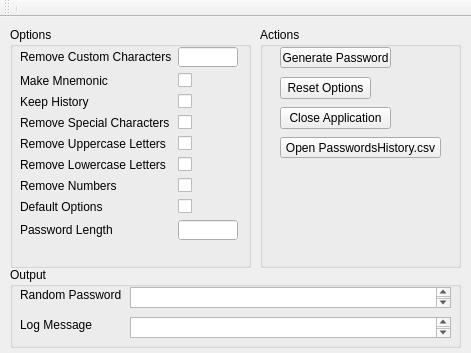
<?xml version="1.0" encoding="UTF-8"?>
<ui version="4.0">
 <class>MainWindow</class>
 <widget class="QMainWindow" name="MainWindow">
  <property name="enabled">
   <bool>true</bool>
  </property>
  <property name="geometry">
   <rect>
    <x>0</x>
    <y>0</y>
    <width>471</width>
    <height>353</height>
   </rect>
  </property>
  <property name="windowTitle">
   <string notr="true">minipass</string>
  </property>
  <property name="toolButtonStyle">
   <enum>Qt::ToolButtonStyle::ToolButtonTextOnly</enum>
  </property>
  <property name="animated">
   <bool>true</bool>
  </property>
  <property name="documentMode">
   <bool>false</bool>
  </property>
  <property name="unifiedTitleAndToolBarOnMac">
   <bool>false</bool>
  </property>
  <widget class="QWidget" name="centralwidget">
   <widget class="QGroupBox" name="groupBoxOptions">
    <property name="geometry">
     <rect>
      <x>10</x>
      <y>10</y>
      <width>241</width>
      <height>241</height>
     </rect>
    </property>
    <property name="title">
     <string>Options</string>
    </property>
    <widget class="QWidget" name="formLayoutWidget">
     <property name="geometry">
      <rect>
       <x>10</x>
       <y>20</y>
       <width>221</width>
       <height>211</height>
      </rect>
     </property>
     <layout class="QFormLayout" name="formLayout">
      <property name="rowWrapPolicy">
       <enum>QFormLayout::RowWrapPolicy::WrapLongRows</enum>
      </property>
      <item row="0" column="0">
       <widget class="QLabel" name="LabelRemoveCustomCharacters">
        <property name="text">
         <string>Remove Custom Characters</string>
        </property>
       </widget>
      </item>
      <item row="0" column="1">
       <widget class="QLineEdit" name="LineEditPasswordLength">
        <property name="sizePolicy">
         <sizepolicy hsizetype="Expanding" vsizetype="Fixed">
          <horstretch>0</horstretch>
          <verstretch>0</verstretch>
         </sizepolicy>
        </property>
        <property name="maximumSize">
         <size>
          <width>60</width>
          <height>20</height>
         </size>
        </property>
        <property name="contextMenuPolicy">
         <enum>Qt::ContextMenuPolicy::DefaultContextMenu</enum>
        </property>
        <property name="autoFillBackground">
         <bool>true</bool>
        </property>
       </widget>
      </item>
      <item row="1" column="0">
       <widget class="QLabel" name="LabelMakeMnemonic">
        <property name="text">
         <string>Make Mnemonic</string>
        </property>
       </widget>
      </item>
      <item row="1" column="1">
       <widget class="QCheckBox" name="checkBoxMakeMnemonic">
        <property name="text">
         <string/>
        </property>
       </widget>
      </item>
      <item row="2" column="0">
       <widget class="QLabel" name="LabelKeepHistory">
        <property name="text">
         <string>Keep History</string>
        </property>
       </widget>
      </item>
      <item row="2" column="1">
       <widget class="QCheckBox" name="checkBoxKeepHistory">
        <property name="text">
         <string/>
        </property>
       </widget>
      </item>
      <item row="3" column="0">
       <widget class="QLabel" name="LabelRemoveSpecialCharacters">
        <property name="text">
         <string>Remove Special Characters</string>
        </property>
       </widget>
      </item>
      <item row="3" column="1">
       <widget class="QCheckBox" name="checkBoxRemoveSpecialCharacters">
        <property name="text">
         <string/>
        </property>
       </widget>
      </item>
      <item row="4" column="0">
       <widget class="QLabel" name="LabelRemoveUppercaseLetters">
        <property name="text">
         <string>Remove Uppercase Letters</string>
        </property>
       </widget>
      </item>
      <item row="4" column="1">
       <widget class="QCheckBox" name="checkBoxRemoveUppercaseLetters">
        <property name="text">
         <string/>
        </property>
       </widget>
      </item>
      <item row="5" column="0">
       <widget class="QLabel" name="LabelRemoveLowercaseLetters">
        <property name="text">
         <string>Remove Lowercase Letters</string>
        </property>
       </widget>
      </item>
      <item row="5" column="1">
       <widget class="QCheckBox" name="checkBoxRemoveLowercaseLetters">
        <property name="text">
         <string/>
        </property>
       </widget>
      </item>
      <item row="6" column="0">
       <widget class="QLabel" name="LabelRemoveNumbers">
        <property name="text">
         <string>Remove Numbers</string>
        </property>
       </widget>
      </item>
      <item row="6" column="1">
       <widget class="QCheckBox" name="checkBoxRemoveNumbers">
        <property name="text">
         <string/>
        </property>
       </widget>
      </item>
      <item row="7" column="0">
       <widget class="QLabel" name="LabelDefaultOptions">
        <property name="text">
         <string>Default Options</string>
        </property>
       </widget>
      </item>
      <item row="7" column="1">
       <widget class="QCheckBox" name="checkBoxDefaultOptions">
        <property name="text">
         <string/>
        </property>
       </widget>
      </item>
      <item row="8" column="0">
       <widget class="QLabel" name="LabelPasswordLength">
        <property name="text">
         <string>Password Length</string>
        </property>
       </widget>
      </item>
      <item row="8" column="1">
       <widget class="QLineEdit" name="LineEditRemoveCustomCharacters">
        <property name="sizePolicy">
         <sizepolicy hsizetype="Fixed" vsizetype="Fixed">
          <horstretch>0</horstretch>
          <verstretch>0</verstretch>
         </sizepolicy>
        </property>
        <property name="maximumSize">
         <size>
          <width>60</width>
          <height>20</height>
         </size>
        </property>
        <property name="autoFillBackground">
         <bool>true</bool>
        </property>
       </widget>
      </item>
     </layout>
    </widget>
   </widget>
   <widget class="QGroupBox" name="groupBoxOutput">
    <property name="geometry">
     <rect>
      <x>10</x>
      <y>250</y>
      <width>451</width>
      <height>81</height>
     </rect>
    </property>
    <property name="title">
     <string>Output</string>
    </property>
    <widget class="QPlainTextEdit" name="plainTextEditRandomPassword">
     <property name="geometry">
      <rect>
       <x>120</x>
       <y>20</y>
       <width>321</width>
       <height>21</height>
      </rect>
     </property>
    </widget>
    <widget class="QLabel" name="labelRandomPassword">
     <property name="geometry">
      <rect>
       <x>10</x>
       <y>20</y>
       <width>101</width>
       <height>16</height>
      </rect>
     </property>
     <property name="text">
      <string>Random Password</string>
     </property>
    </widget>
    <widget class="QLabel" name="labelLogMessage">
     <property name="geometry">
      <rect>
       <x>10</x>
       <y>50</y>
       <width>81</width>
       <height>16</height>
      </rect>
     </property>
     <property name="text">
      <string>Log Message</string>
     </property>
    </widget>
    <widget class="QPlainTextEdit" name="plainTextEditLogMessage">
     <property name="geometry">
      <rect>
       <x>120</x>
       <y>50</y>
       <width>321</width>
       <height>21</height>
      </rect>
     </property>
    </widget>
   </widget>
   <widget class="QGroupBox" name="groupBoxActions">
    <property name="geometry">
     <rect>
      <x>260</x>
      <y>10</y>
      <width>201</width>
      <height>241</height>
     </rect>
    </property>
    <property name="title">
     <string>Actions</string>
    </property>
    <widget class="QToolButton" name="toolButtonGenerate">
     <property name="geometry">
      <rect>
       <x>20</x>
       <y>20</y>
       <width>111</width>
       <height>21</height>
      </rect>
     </property>
     <property name="text">
      <string>Generate Password</string>
     </property>
    </widget>
    <widget class="QToolButton" name="toolButtonReset">
     <property name="geometry">
      <rect>
       <x>20</x>
       <y>50</y>
       <width>91</width>
       <height>22</height>
      </rect>
     </property>
     <property name="text">
      <string>Reset Options</string>
     </property>
    </widget>
    <widget class="QToolButton" name="toolButtonExit">
     <property name="geometry">
      <rect>
       <x>20</x>
       <y>80</y>
       <width>111</width>
       <height>22</height>
      </rect>
     </property>
     <property name="text">
      <string>Close Application</string>
     </property>
    </widget>
    <widget class="QToolButton" name="toolButtonOpenPasswordsHistory">
     <property name="geometry">
      <rect>
       <x>20</x>
       <y>110</y>
       <width>161</width>
       <height>21</height>
      </rect>
     </property>
     <property name="text">
      <string>Open PasswordsHistory.csv</string>
     </property>
    </widget>
   </widget>
  </widget>
  <widget class="QToolBar" name="toolBar">
   <property name="windowTitle">
    <string>toolBar</string>
   </property>
   <attribute name="toolBarArea">
    <enum>TopToolBarArea</enum>
   </attribute>
   <attribute name="toolBarBreak">
    <bool>false</bool>
   </attribute>
   <addaction name="separator"/>
  </widget>
  <action name="actionExit">
   <property name="icon">
    <iconset theme="QIcon::ThemeIcon::ApplicationExit"/>
   </property>
   <property name="text">
    <string>Exit</string>
   </property>
   <property name="menuRole">
    <enum>QAction::MenuRole::QuitRole</enum>
   </property>
  </action>
 </widget>
 <resources/>
 <connections/>
</ui>
